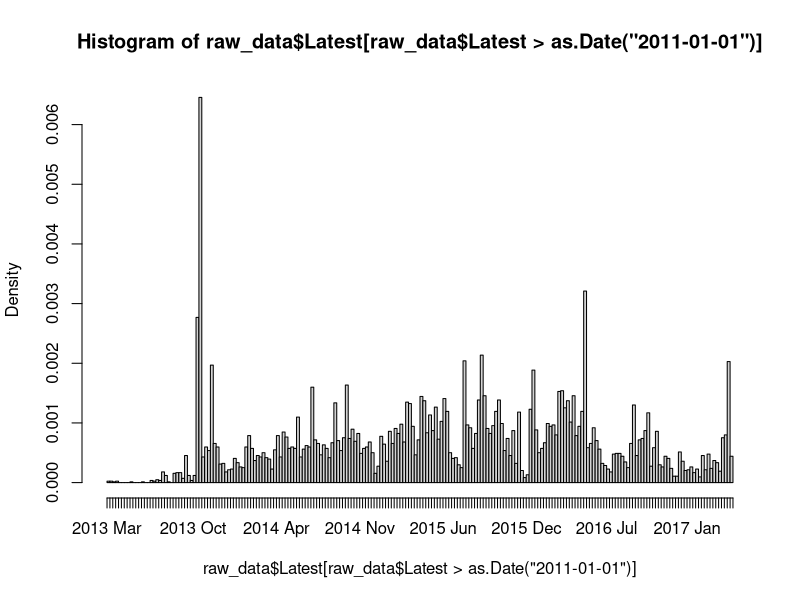

This figure's R source:
# Lets have a look at the data
raw_data <- read.csv('data/FWW_EngagementData_FinalSum.csv',
                     stringsAsFactors = FALSE)

summary(raw_data)

# What do the last dates of activity look like
raw_data$Latest <- as.Date(as.character(raw_data$Latest), format = '%d-%b-%y')

hist(raw_data$Latest[raw_data$Latest > as.Date('2011-01-01')], breaks = 'weeks')

table(raw_data$Latest)

# Okay, so which columns do we need to fix?
str(raw_data)

# There are a bunch of columns that are factors that need to be numeric
# they have strange NA values that need to be fixed
new_data <- raw_data

for(i in c('HWP', 'HWP.1', 'Time', 'Bulk', 'Complex', 'Task', 'Online')){
  
  new_data[,i] <- as.numeric(gsub('#N/A', 'NA', raw_data[,i]))
  
}

str(new_data)

# Now fix the date columns
for(i in c('created', 'access', 'login')){
  new_data[,i] <- as.Date(as.character(raw_data[,i]), format = '%d-%b-%y')
}  

str(new_data)
save(new_data, file = 'data/new_data2.rdata')
